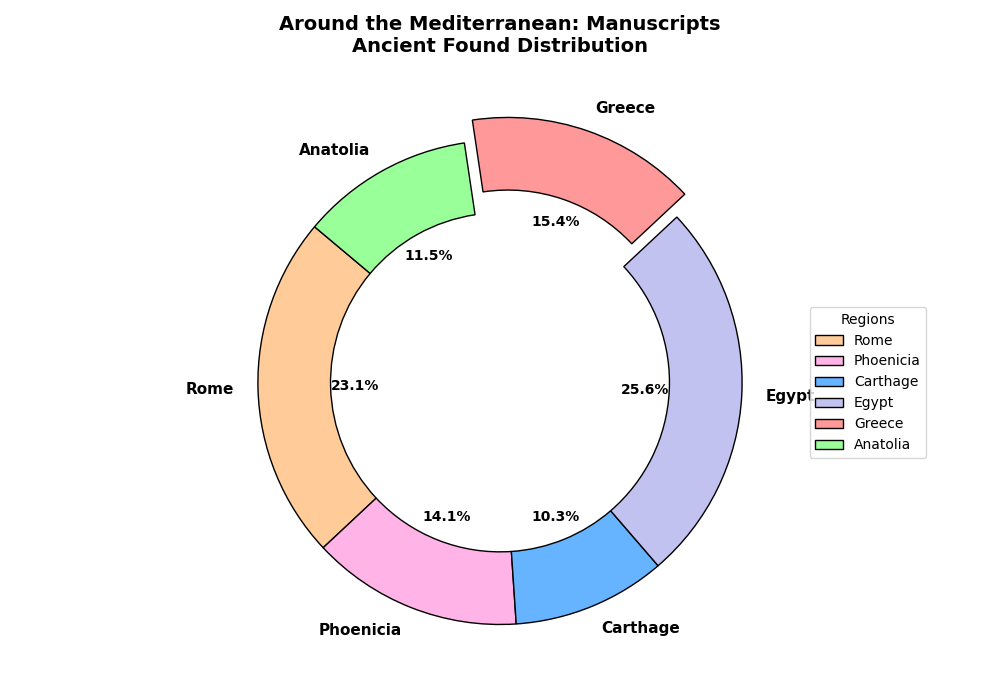

Reproduce this figure in Python.
import matplotlib.pyplot as plt

regions = ['Rome', 'Phoenicia', 'Carthage', 'Egypt', 'Greece', 'Anatolia']
manuscripts = [180, 110, 80, 200, 120, 90]
colors = ['#ffcc99','#ffb3e6','#66b3ff','#c2c2f0','#ff9999','#99ff99']
explode = (0, 0, 0, 0, 0.1, 0)

fig, ax = plt.subplots(figsize=(10, 7))
wedges, texts, autotexts = ax.pie(manuscripts, labels=regions, autopct='%1.1f%%', startangle=140, 
                                  colors=colors, explode=explode, wedgeprops=dict(edgecolor='black', width=0.3))

for text in texts:
    text.set_size(11)
    text.set_fontweight('bold')
for autotext in autotexts:
    autotext.set_color('black')
    autotext.set_weight('bold')

plt.title('Around the Mediterranean: Manuscripts\nAncient Found Distribution', 
          fontsize=14, fontweight='bold', pad=20)

plt.tight_layout()
plt.legend(wedges, regions, title="Regions", loc="center left", bbox_to_anchor=(1, 0, 0.5, 1))
plt.show()
